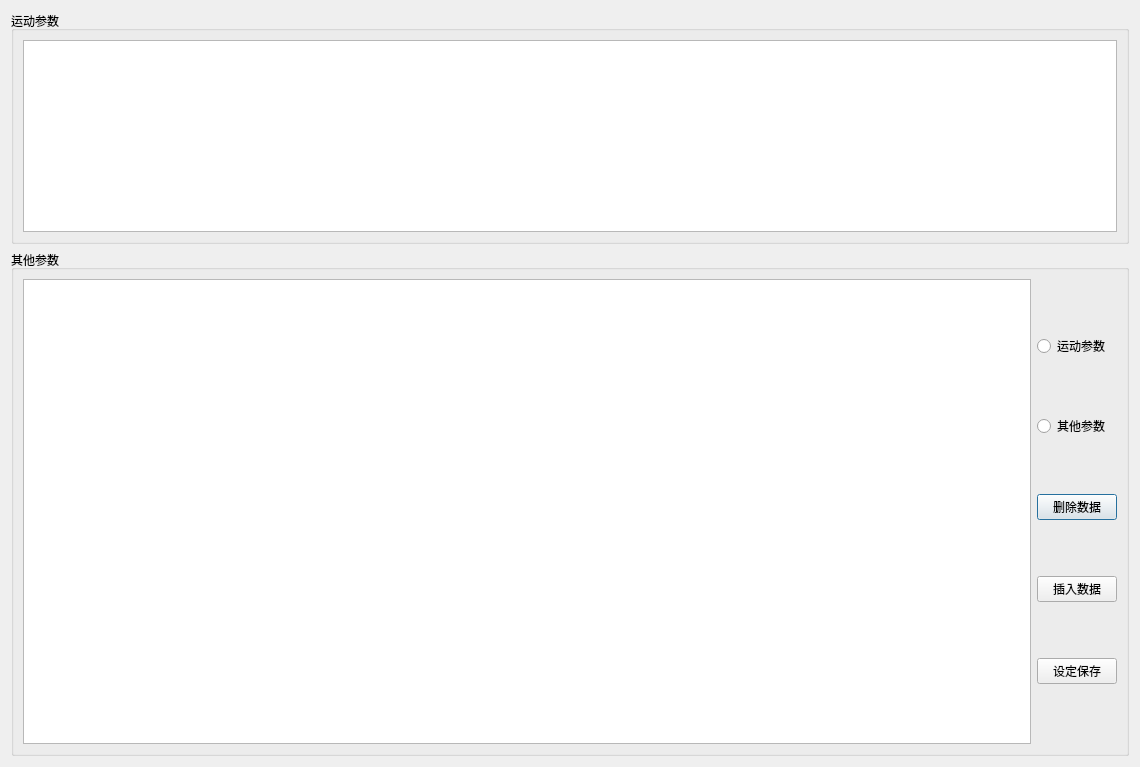
<?xml version="1.0" encoding="UTF-8"?>
<ui version="4.0">
 <class>FacParamSet</class>
 <widget class="QDialog" name="FacParamSet">
  <property name="geometry">
   <rect>
    <x>0</x>
    <y>0</y>
    <width>1140</width>
    <height>767</height>
   </rect>
  </property>
  <property name="sizePolicy">
   <sizepolicy hsizetype="Fixed" vsizetype="Fixed">
    <horstretch>0</horstretch>
    <verstretch>0</verstretch>
   </sizepolicy>
  </property>
  <property name="windowTitle">
   <string>设备参数设定</string>
  </property>
  <layout class="QVBoxLayout" name="verticalLayout_2">
   <item>
    <widget class="QGroupBox" name="groupBox">
     <property name="sizePolicy">
      <sizepolicy hsizetype="Preferred" vsizetype="Preferred">
       <horstretch>0</horstretch>
       <verstretch>0</verstretch>
      </sizepolicy>
     </property>
     <property name="title">
      <string>运动参数</string>
     </property>
     <layout class="QGridLayout" name="gridLayout">
      <item row="0" column="0">
       <widget class="QTableWidget" name="motionData">
        <property name="sizePolicy">
         <sizepolicy hsizetype="Preferred" vsizetype="Preferred">
          <horstretch>0</horstretch>
          <verstretch>0</verstretch>
         </sizepolicy>
        </property>
        <property name="columnCount">
         <number>0</number>
        </property>
       </widget>
      </item>
     </layout>
    </widget>
   </item>
   <item>
    <widget class="QGroupBox" name="groupBox_2">
     <property name="title">
      <string>其他参数</string>
     </property>
     <layout class="QGridLayout" name="gridLayout_3">
      <item row="0" column="0">
       <layout class="QGridLayout" name="gridLayout_2">
        <item row="0" column="1">
         <widget class="QTableWidget" name="kvpData"/>
        </item>
        <item row="0" column="3">
         <layout class="QVBoxLayout" name="verticalLayout">
          <property name="spacing">
           <number>1</number>
          </property>
          <item>
           <widget class="QRadioButton" name="radioMD">
            <property name="text">
             <string>运动参数</string>
            </property>
           </widget>
          </item>
          <item>
           <widget class="QRadioButton" name="radioKVP">
            <property name="text">
             <string>其他参数</string>
            </property>
           </widget>
          </item>
          <item>
           <widget class="QPushButton" name="DeleteData">
            <property name="text">
             <string>删除数据</string>
            </property>
           </widget>
          </item>
          <item>
           <widget class="QPushButton" name="InsertData">
            <property name="text">
             <string>插入数据</string>
            </property>
           </widget>
          </item>
          <item>
           <widget class="QPushButton" name="save">
            <property name="text">
             <string>设定保存</string>
            </property>
           </widget>
          </item>
         </layout>
        </item>
       </layout>
      </item>
     </layout>
    </widget>
   </item>
  </layout>
 </widget>
 <resources/>
 <connections/>
</ui>
